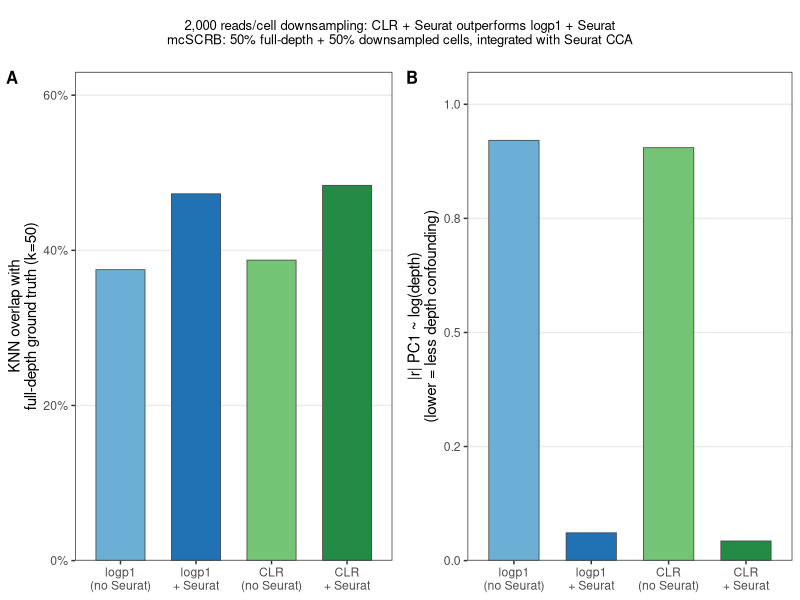

R code for this plot:
library(tidyverse)

dat <- tibble(
  method      = factor(c("logp1\n(no Seurat)", "logp1\n+ Seurat", "CLR\n(no Seurat)", "CLR\n+ Seurat"),
                       levels = c("logp1\n(no Seurat)", "logp1\n+ Seurat",
                                  "CLR\n(no Seurat)",   "CLR\n+ Seurat")),
  knn_overlap = c(0.3751, 0.4729, 0.3874, 0.4837),
  pc1_depth_r = c(0.921,  0.061,  0.905,  0.043),
  norm        = c("logp1","logp1","CLR","CLR"),
  integration = c("none","Seurat","none","Seurat")
)

colors <- c(
  "logp1\n(no Seurat)" = "#6baed6",
  "logp1\n+ Seurat"    = "#2171b5",
  "CLR\n(no Seurat)"   = "#74c476",
  "CLR\n+ Seurat"      = "#238b45"
)

p_overlap <- ggplot(dat, aes(x = method, y = knn_overlap, fill = method)) +
  geom_col(width = 0.65, color = "grey30", linewidth = 0.3) +
  scale_fill_manual(values = colors) +
  scale_y_continuous(labels = scales::percent_format(accuracy = 1),
                     limits = c(0, 0.6), expand = expansion(mult = c(0, 0.05))) +
  labs(x = NULL,
       y = "KNN overlap with\nfull-depth ground truth (k=50)") +
  theme_bw(base_size = 11) +
  theme(legend.position = "none",
        panel.grid.major.x = element_blank(),
        panel.grid.minor = element_blank())

p_confound <- ggplot(dat, aes(x = method, y = pc1_depth_r, fill = method)) +
  geom_col(width = 0.65, color = "grey30", linewidth = 0.3) +
  scale_fill_manual(values = colors) +
  scale_y_continuous(limits = c(0, 1.02), expand = expansion(mult = c(0, 0.05)),
                     labels = scales::number_format(accuracy = 0.1)) +
  labs(x = NULL,
       y = "|r| PC1 ~ log(depth)\n(lower = less depth confounding)") +
  theme_bw(base_size = 11) +
  theme(legend.position = "none",
        panel.grid.major.x = element_blank(),
        panel.grid.minor = element_blank())

p_combined <- cowplot::plot_grid(
  p_overlap, p_confound,
  nrow = 1, align = "h", axis = "tb",
  labels = c("A", "B"), label_size = 12
)

title <- cowplot::ggdraw() +
  cowplot::draw_label(
    "2,000 reads/cell downsampling: CLR + Seurat outperforms logp1 + Seurat\nmcSCRB: 50% full-depth + 50% downsampled cells, integrated with Seurat CCA",
    fontface = "plain", size = 9.5, x = 0.5, hjust = 0.5
  )

final <- cowplot::plot_grid(title, p_combined, ncol = 1, rel_heights = c(0.12, 1))

ggsave("../output/clr_seurat_2k.pdf", final, width = 6, height = 3.8)
cat("Saved: ../output/clr_seurat_2k.pdf\n")
